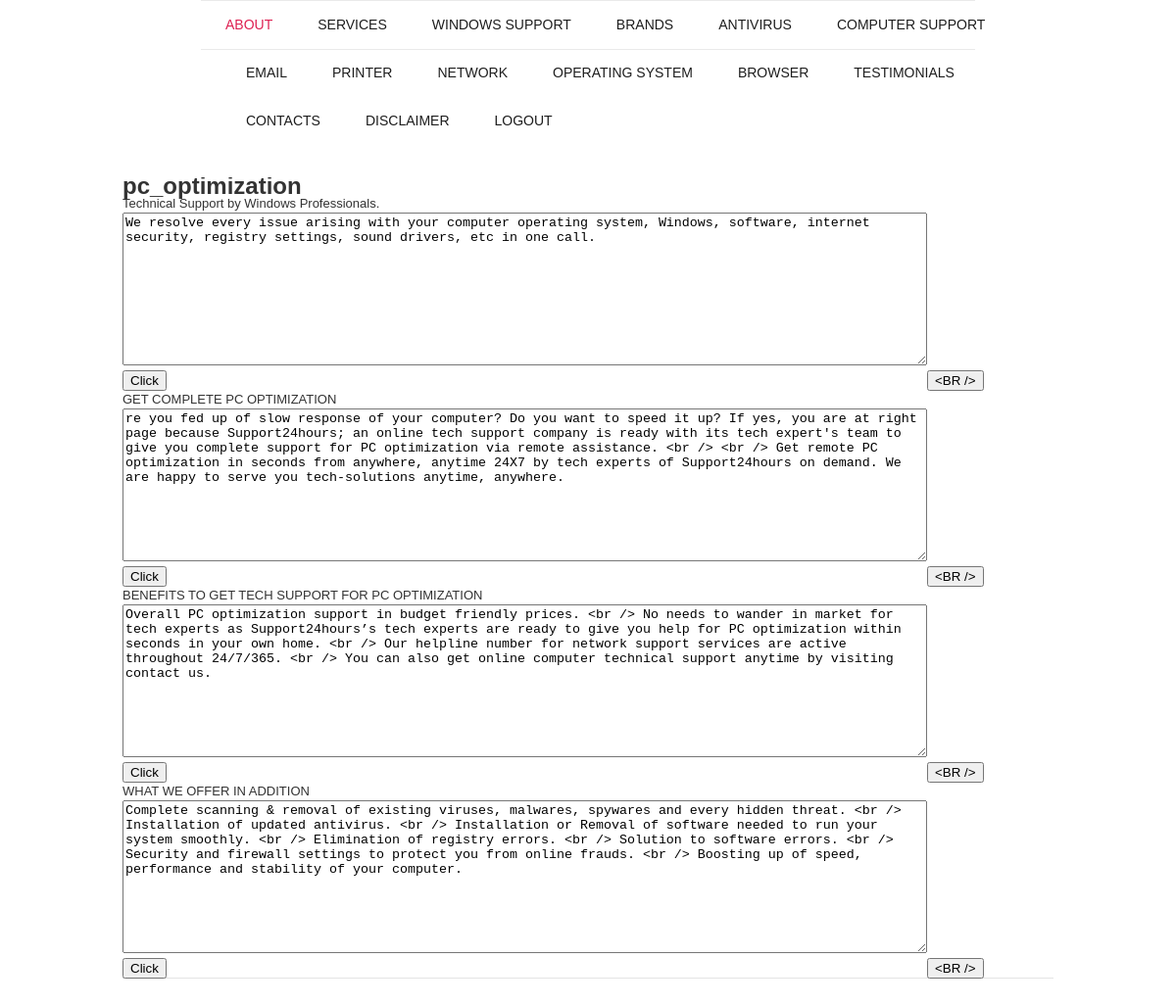
Page /admin/pc_optimization.php on the committed database.
### tables this page shows
CREATE TABLE IF NOT EXISTS `about` (
  `id` int(10) unsigned NOT NULL AUTO_INCREMENT,
  `head` text NOT NULL,
  `text` text NOT NULL,
  `page_name` varchar(45) NOT NULL,
  PRIMARY KEY (`id`)
);

### admin/pc_optimization.php (the view, shortened to what this page needs)
<!DOCTYPE html>
<html lang="en">
<head>
<link rel="stylesheet" href="css/reset.css" type="text/css" media="screen">
<link rel="stylesheet" href="css/style.css" type="text/css" media="screen">
<link rel="stylesheet" href="css/jquery.simplyscroll.css" type="text/css" media="screen">
<link href="SpryAssets/SpryCollapsiblePanel.css" rel="stylesheet" type="text/css">
</head>
<body id="page1">
<div class="container_24">
<header>
<div class="prefix_2 grid_20 suffix_2">
<nav id="main-menu">
<strong></strong>
<ul class="menu responsive-menu" style="width: 109%">
<li><a class="active" href="index-1.php">about</a></li>
<li><a href="#">services</a>
</li>
<li><a href="#">Windows support</a>
</li>
<li><a href="#">BRANDS</a>
</li>
<li><a href="#">ANTIVIRUS</a>
</li>
<li><a href="#">COMPUTER SUPPORT</a>
</li>
<li><a href="#">EMAIL</a>
</li>
<li><a href="#">PRINTER</a>
</li>
<li><a href="#">NETWORK</a>
</li>
<li><a href="#">OPERATING SYSTEM</a>
</li>
<li><a href="#">BROWSER </a>
</li>
<li><a href="index-5.php">Testimonials</a></li>
<li><a href="index-6.php">contacts</a></li>
<li><a href="disclaimer.php">disclaimer</a></li>
<li><a href="logout.php">LogOut</a></li>
</ul>
</nav>
</div>
</header>
<section id="content">
<div class="wrapper p3">
<div class="grid_24">
<div class="border-1">
<div class="wrapper">
<h1>pc_optimization</h1>
	<table>
    	<tr><td>Technical Support by Windows Professionals.</td></tr>
        <?php
			$result=mysql_query("select * from about where head='Technical Support by Windows Professionals.' and page_name='pc_optimization'");
		?>
        <tr><td><textarea id="text1" rows="10" cols="100" ><?php echo mysql_result($result,0,"text"); ?> </textarea></td></tr>
        <tr><td><input type="button" value="Click" onClick="insertdata('pc_optimization','text1','Effective and Affordable Tech Support')" /></td><td><input type="button" onClick="enter('text1')" value="<BR />"  /></td></tr>
    </table>
<table>
    	<tr><td>GET COMPLETE PC OPTIMIZATION</td></tr>
        <?php
			$result=mysql_query("select * from about where head='GET COMPLETE PC OPTIMIZATION' and page_name='pc_optimization'");
		?>
        <tr><td><textarea id="text2" rows="10" cols="100" ><?php echo mysql_result($result,0,"text"); ?> </textarea></td></tr>
        <tr><td><input type="button" value="Click" onClick="insertdata('pc_optimization','text2','GET COMPLETE PC OPTIMIZATION')" /></td><td><input type="button" onClick="enter('text2')" value="<BR />"  /></td></tr>
    </table>
    <table>
    	<tr><td>BENEFITS TO GET TECH SUPPORT FOR PC OPTIMIZATION</td></tr>
        <?php
			$result=mysql_query("select * from about where head='BENEFITS TO GET TECH SUPPORT FOR PC OPTIMIZATION' and page_name='pc_optimization'");
		?>
        <tr><td><textarea id="text3" rows="10" cols="100" ><?php echo mysql_result($result,0,"text"); ?> </textarea></td></tr>
        <tr><td><input type="button" value="Click" onClick="insertdata('pc_optimization','text3','BENEFITS TO GET TECH SUPPORT FOR PC OPTIMIZATION')" /></td><td><input type="button" onClick="enter('text3')" value="<BR />"  /></td></tr>
    </table>
     <table>
    	<tr><td>WHAT WE OFFER IN ADDITION</td></tr>
        <?php
			$result=mysql_query("select * from about where head='WHAT WE OFFER IN ADDITION' and page_name='pc_optimization'");
		?>
        <tr><td><textarea id="text3" rows="10" cols="100" ><?php echo mysql_result($result,0,"text"); ?> </textarea></td></tr>
        <tr><td><input type="button" value="Click" onClick="insertdata('pc_optimization','text4','WHAT WE OFFER IN ADDITION')" /></td><td><input type="button" onClick="enter('text4')" value="<BR />"  /></td></tr>
    </table>
</div>
</div>
</div>
</div>
</section>
</body>
</html>

### admin/css/style.css (style rules this page uses)
article, aside, audio, canvas, command, datalist, details, embed, figcaption, figure, footer, header, hgroup, keygen, meter, nav, output, progress, section, source, video { display:block; }
html { width:100%; }
body { font-family:"Trebuchet MS", Arial, Helvetica, sans-serif; font-size:13px; line-height:18px; color:#333333; min-width:310px; }
a { color:#de2152; outline:none; }
.wrapper { width:100%; overflow:hidden;position:relative; }
.p3 { margin-bottom:30px; }
.menu li a, .list-1 li a, .list-2 li a, .link, .button, .logo { text-decoration:none; }
header { width:100%; position:relative; z-index:2; }
#content { width:100%; padding:32px 0 40px; position:relative; z-index:1; }
h1 { position:relative; top:0px; left:0px; font-size:24px; }
.border-1 { background:url(../images/border-1.gif) repeat-x 0 bottom; width:100%; }

### admin/css/skeleton.css (style rules this page uses)
.container_24 { position:relative;width:960px;margin:0 auto;padding:0; }
.grid_1,.grid_2,.grid_3,.grid_4,.grid_5,.grid_6,.grid_7,.grid_8,.grid_9,.grid_10,.grid_11,.grid_12,.grid_13,.grid_14,.grid_15,.grid_16,.grid_17,.grid_18,.grid_19,.grid_20,.grid_21,.grid_22,.grid_23,.grid_24 { float:left;display:inline;margin-left:5px;margin-right:5px; }
.container_24 .grid_20 { width:790px; }
.container_24 .grid_24 { width:950px; }
.container_24 .prefix_2 { padding-left:80px; }
.container_24 .suffix_2 { padding-right:80px; }
.container_24:after { content:"\0020";display:block;height:0;clear:both;visibility:hidden; }

### admin/css/menu-style.css (style rules this page uses)
#main-menu { width:790px;position:relative;padding:1px 0; }
#main-menu strong { display:block;position:absolute;top:0;left:495px;height:49px;width:0;border-top:1px solid #eaeaea;border-bottom:1px solid #eaeaea; }
.menu { padding:0;width:100%; }
.menu>li { float:left;position:relative;margin:16px 0 16px 46px; }
.menu>li:first-child { margin-left:25px; }
.menu>li a { display:block;font-size:14px;line-height:17px;color:#1e1e1e;text-transform:uppercase;text-align:center; }
.menu>li>a:hover,.menu>li>a.active,.menu>li.sfHover>a { color:#de2152; }

### rows in the picture
about: text "We resolve every issue arising with your computer operating system, Windows, software, internet security, registry settings, sound drivers, etc in one call."
about: text "re you fed up of slow response of your computer? Do you want to speed it up? If yes, you are at right page because Support24hours; an online tech support company is ready with its tech expert's team to give you complete support for PC optimization via remote assistance. <br /> <br /> Get remote PC optimization in seconds from anywhere, anytime 24X7 by tech experts of Support24hours on demand. We are happy to serve you tech-solutions anytime, anywhere."
about: text "Overall PC optimization support in budget friendly prices. <br /> No needs to wander in market for tech experts as Support24hours’s tech experts are ready to give you help for PC optimization within seconds in your own home. <br /> Our helpline number for network support services are active throughout 24/7/365. <br /> You can also get online computer technical support anytime by visiting contact us."
about: text "Complete scanning & removal of existing viruses, malwares, spywares and every hidden threat. <br /> Installation of updated antivirus. <br /> Installation or Removal of software needed to run your system smoothly. <br /> Elimination of registry errors. <br /> Solution to software errors. <br /> Security and firewall settings to protect you from online frauds. <br /> Boosting up of speed, performance and stability of your computer."
